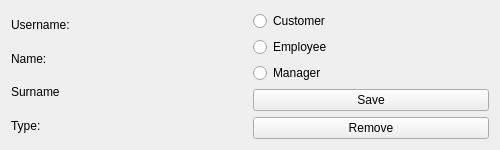
<?xml version="1.0" encoding="UTF-8"?>
<ui version="4.0">
 <class>UserWidget</class>
 <widget class="QWidget" name="UserWidget">
  <property name="geometry">
   <rect>
    <x>0</x>
    <y>0</y>
    <width>500</width>
    <height>150</height>
   </rect>
  </property>
  <property name="windowTitle">
   <string>Form</string>
  </property>
  <layout class="QHBoxLayout" name="horizontalLayout_4">
   <item>
    <layout class="QVBoxLayout" name="verticalLayout_2">
     <item>
      <layout class="QHBoxLayout" name="horizontalLayout_3">
       <item>
        <widget class="QLabel" name="lbUsername_">
         <property name="minimumSize">
          <size>
           <width>60</width>
           <height>0</height>
          </size>
         </property>
         <property name="maximumSize">
          <size>
           <width>60</width>
           <height>16777215</height>
          </size>
         </property>
         <property name="text">
          <string>Username:</string>
         </property>
        </widget>
       </item>
       <item>
        <widget class="QLabel" name="lbUsername">
         <property name="text">
          <string/>
         </property>
        </widget>
       </item>
      </layout>
     </item>
     <item>
      <layout class="QHBoxLayout" name="horizontalLayout">
       <item>
        <widget class="QLabel" name="lbName_">
         <property name="minimumSize">
          <size>
           <width>60</width>
           <height>0</height>
          </size>
         </property>
         <property name="maximumSize">
          <size>
           <width>60</width>
           <height>16777215</height>
          </size>
         </property>
         <property name="text">
          <string>Name:</string>
         </property>
        </widget>
       </item>
       <item>
        <widget class="QLabel" name="lbName">
         <property name="text">
          <string/>
         </property>
        </widget>
       </item>
      </layout>
     </item>
     <item>
      <layout class="QHBoxLayout" name="horizontalLayout_2">
       <item>
        <widget class="QLabel" name="lbSurname_">
         <property name="minimumSize">
          <size>
           <width>60</width>
           <height>0</height>
          </size>
         </property>
         <property name="maximumSize">
          <size>
           <width>60</width>
           <height>16777215</height>
          </size>
         </property>
         <property name="text">
          <string>Surname</string>
         </property>
        </widget>
       </item>
       <item>
        <widget class="QLabel" name="lbSurname">
         <property name="text">
          <string/>
         </property>
        </widget>
       </item>
      </layout>
     </item>
     <item>
      <layout class="QHBoxLayout" name="horizontalLayout_5">
       <item>
        <widget class="QLabel" name="lbType_">
         <property name="minimumSize">
          <size>
           <width>60</width>
           <height>0</height>
          </size>
         </property>
         <property name="maximumSize">
          <size>
           <width>60</width>
           <height>16777215</height>
          </size>
         </property>
         <property name="text">
          <string>Type:</string>
         </property>
        </widget>
       </item>
       <item>
        <widget class="QLabel" name="lbType">
         <property name="text">
          <string/>
         </property>
        </widget>
       </item>
      </layout>
     </item>
    </layout>
   </item>
   <item>
    <layout class="QVBoxLayout" name="verticalLayout">
     <item>
      <widget class="QRadioButton" name="rbtnCustomer">
       <property name="text">
        <string>Customer</string>
       </property>
      </widget>
     </item>
     <item>
      <widget class="QRadioButton" name="rbtnEmployee">
       <property name="text">
        <string>Employee</string>
       </property>
      </widget>
     </item>
     <item>
      <widget class="QRadioButton" name="rbtnManager">
       <property name="text">
        <string>Manager</string>
       </property>
      </widget>
     </item>
     <item>
      <widget class="QPushButton" name="btnEdit">
       <property name="text">
        <string>Save</string>
       </property>
      </widget>
     </item>
     <item>
      <widget class="QPushButton" name="btnRemove">
       <property name="minimumSize">
        <size>
         <width>60</width>
         <height>0</height>
        </size>
       </property>
       <property name="text">
        <string>Remove</string>
       </property>
      </widget>
     </item>
    </layout>
   </item>
  </layout>
 </widget>
 <resources/>
 <connections/>
</ui>
